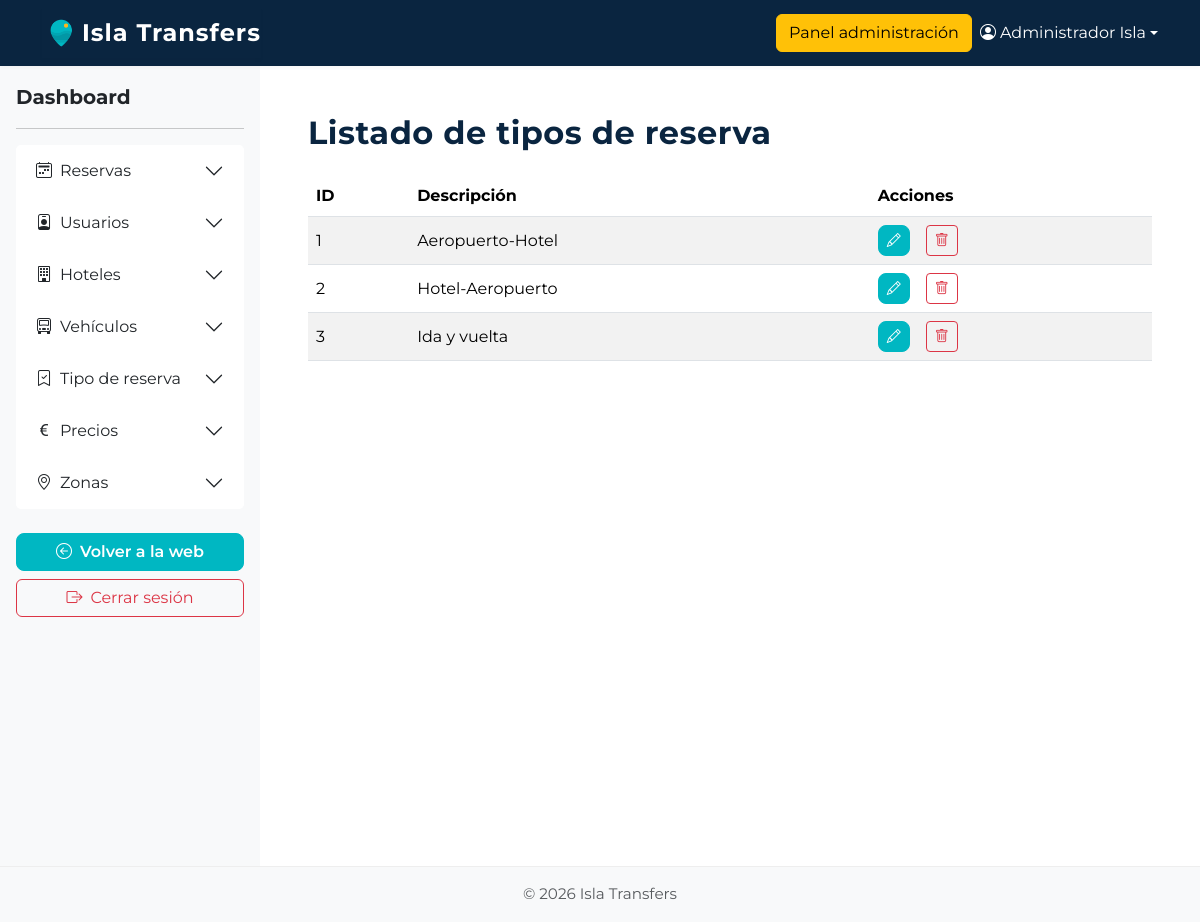
The app's page /userAdmin/listadoTiposReservas (signed in) with its own data.
### tables this page shows
CREATE TABLE `transfer_tipo_reservas` (
  `id_tipo_reserva` int(11) NOT NULL,
  `descripcion` varchar(100) NOT NULL
);

### core/Controller.php (called while the page is built, shortened)
<?php
class Controller
{
    public function view($view, $data = [])
    {
        extract($data);
        require __DIR__ . "/../app/views/$view.php";
    }
}

### app/controllers/UserAdminController.php (called while the page is built, shortened)
<?php
class UserAdminController extends Controller
{
    public function listadoTiposReservas()
    {
        $tipoReservaModel = $this->model('TipoReserva');
        $tipoReservas = $tipoReservaModel->getAll();
        $this->view('userAdmin/listadoTipoReservas', ['tipoReservas' => $tipoReservas]);
    }
}

### html/index.php (called while the page is built, shortened)
<?php
$router = new Router();
$router->route();

### app/models/TipoReserva.php (called while the page is built, shortened)
<?php
class TipoReserva extends Model
{
    public function getAll()
    {
        $db = $this->db();
        $stmt = $db->query("SELECT * FROM transfer_tipo_reservas ORDER BY id_tipo_reserva ASC");
        return $stmt->fetchAll(PDO::FETCH_ASSOC);
    }
}

### app/views/userAdmin/listadoTipoReservas.php (the view, shortened to what this page needs)
<?php require __DIR__ . '/../components/header.php'; ?>
<?php require __DIR__ . '/../components/navbar.php'; ?>
<div class="d-flex" style="min-height: 100vh;">
    <?php require __DIR__ . '/../components/sidebar.php'; ?>
    <main class="flex-grow-1 p-5">
        <h2 class="mb-4">Listado de tipos de reserva</h2>
        <table class="table table-striped table-hover align-middle">
            <thead>
                <tr>
                    <th>ID</th>
                    <th>Descripción</th>
                    <th>Acciones</th>
                </tr>
            </thead>
            <tbody>
                <?php if (empty($tipoReservas)): ?>
                    <tr>
                        <td colspan="3" class="text-center">No hay tipos de reserva registrados.</td>
                    </tr>
                <?php else: ?>
                    <?php foreach ($tipoReservas as $tipo): ?>
                        <tr>
                            <td><?= htmlspecialchars($tipo['id_tipo_reserva']) ?></td>
                            <td><?= htmlspecialchars($tipo['descripcion']) ?></td>
                            <td>
                                <a href="/userAdmin/editarTipoReserva/<?= $tipo['id_tipo_reserva'] ?>" class="btn btn-primary btn-sm me-1" title="Editar">
                                    <i class="bi bi-pencil"></i>
                                </a>
                                <a href="/userAdmin/eliminarTipoReserva/<?= $tipo['id_tipo_reserva'] ?>"
                                    class="btn btn-outline-danger btn-sm ms-2"
                                    onclick="return confirm('¿Seguro que deseas eliminar este tipo de reserva?');"
                                    title="Eliminar">
                                    <i class="bi bi-trash"></i>
                                </a>
                            </td>
                        </tr>
                    <?php endforeach; ?>
                <?php endif; ?>
            </tbody>
        </table>
    </main>
</div>
<?php require __DIR__ . '/../components/footer.php'; ?>

### html/css/custom.css (style rules this page uses)
:root { --color-principal: #00b7c2; --color-header: #0a2540; --color-texto: #333; --color-bg: #fff; --color-navbar-bg: #0a2540; --color-footer-bg: var(--color-gris); --color-footer-text: #888; --color-acento: #ff6b6b; --color-enfasis: #ffb81c; --color-neutro: #f6e7d8; --color-gris: #6b7280; --color-fondo: #fff; }
body { font-family: "Montserrat", Arial, sans-serif; background-color: var(--color-fondo); color: var(--color-texto); }
.btn-primary, .btn-primary:visited { background-color: var(--color-principal) !important; border-color: var(--color-principal) !important; color: #fff !important; font-weight: 600; border-radius: 0.5rem; transition: background 0.15s; }
h1, h2, h3 { color: var(--color-header); font-weight: 700; letter-spacing: 0.5px; }

### records on screen
transfer_tipo_reservas: id_tipo_reserva "1", descripcion "Aeropuerto-Hotel"
transfer_tipo_reservas: id_tipo_reserva "2", descripcion "Hotel-Aeropuerto"
transfer_tipo_reservas: id_tipo_reserva "3", descripcion "Ida y vuelta"

### other values on screen
$_SESSION['user_name'] "Administrador Isla"
